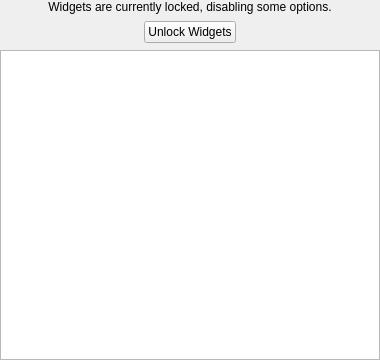
<?xml version="1.0" encoding="UTF-8"?>
<ui version="4.0">
 <class>VisibleItemsConfig</class>
 <widget class="QWidget" name="VisibleItemsConfig">
  <property name="geometry">
   <rect>
    <x>0</x>
    <y>0</y>
    <width>380</width>
    <height>360</height>
   </rect>
  </property>
  <property name="minimumSize">
   <size>
    <width>0</width>
    <height>360</height>
   </size>
  </property>
  <layout class="QVBoxLayout" name="verticalLayout">
   <property name="margin">
    <number>0</number>
   </property>
   <item>
    <widget class="QLabel" name="unlockLabel">
     <property name="text">
      <string>Widgets are currently locked, disabling some options.</string>
     </property>
     <property name="alignment">
      <set>Qt::AlignCenter</set>
     </property>
     <property name="wordWrap">
      <bool>true</bool>
     </property>
    </widget>
   </item>
   <item>
    <layout class="QHBoxLayout" name="horizontalLayout">
     <item>
      <spacer name="horizontalSpacer">
       <property name="orientation">
        <enum>Qt::Horizontal</enum>
       </property>
       <property name="sizeHint" stdset="0">
        <size>
         <width>34</width>
         <height>24</height>
        </size>
       </property>
      </spacer>
     </item>
     <item>
      <widget class="QPushButton" name="unlockButton">
       <property name="text">
        <string>Unlock Widgets</string>
       </property>
      </widget>
     </item>
     <item>
      <spacer name="horizontalSpacer_2">
       <property name="orientation">
        <enum>Qt::Horizontal</enum>
       </property>
       <property name="sizeHint" stdset="0">
        <size>
         <width>34</width>
         <height>24</height>
        </size>
       </property>
      </spacer>
     </item>
    </layout>
   </item>
   <item>
    <widget class="KCategorizedView" name="visibleItemsView"/>
   </item>
  </layout>
 </widget>
 <customwidgets>
  <customwidget>
   <class>KCategorizedView</class>
   <extends>QListView</extends>
   <header location="global">kcategorizedview.h</header>
  </customwidget>
 </customwidgets>
 <connections/>
</ui>
